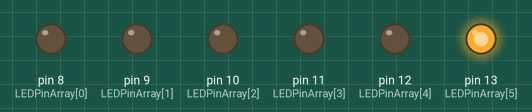
This sketch was run on a simulated Arduino Uno, built with avr-gcc and run on an emulated ATmega328P. Parts: output pins drawn as LEDs (lit = HIGH).

Above: at 0.15 s.
At 24.98 s:
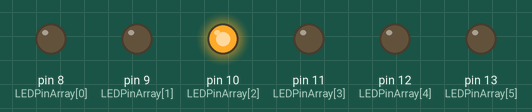
At 49.85 s:
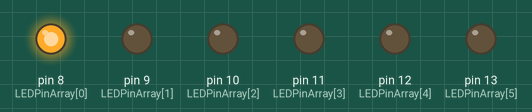
At 99.93 s:
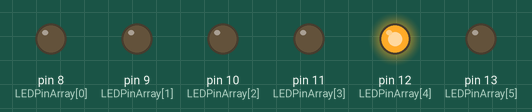
Timing chart, 0 to 100.2 s (numbered marks = the images above):
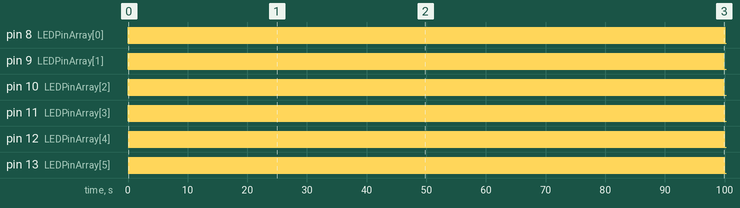

The sketch:

mic1_week1.ino
```cpp
/*
  MIC1 Week 1. Basics

  Author Lucas Vonk
         <Student number>
  Date   03/09/2026
*/

int LEDPinArray[] = { 8, 9, 10, 11, 12, 13 };  // All pins of the leds in a array
// int LEDcount = 6;                               // Set amount of leds in the array
int LEDcount = (sizeof(LEDPinArray) / sizeof(LEDPinArray[0]));


void setup() {
  // Reference: https://www.w3schools.com/cpp/cpp_for_loop.asp
  for (int i = 0; i < LEDcount; i++) {
    pinMode(LEDPinArray[i], OUTPUT);
    digitalWrite(LEDPinArray[i], LOW);
  }
}


void loop() {

  for (int i = 0; i < LEDcount; i++) {
    digitalWrite(LEDPinArray[i], HIGH);
    delay(25);
    digitalWrite((LEDPinArray[i]), LOW);
  }
}
```

Measured:
- by itself, pin 8 (LEDPinArray[0]), pin 9 (LEDPinArray[1]), pin 10 (LEDPinArray[2]), pin 11 (LEDPinArray[3]), pin 12 (LEDPinArray[4]), pin 13 (LEDPinArray[5]): alternates HIGH for 0.03 s and LOW for 0.13 s
- by itself, everything shown: repeats every 1.1 s, in 3 steps
